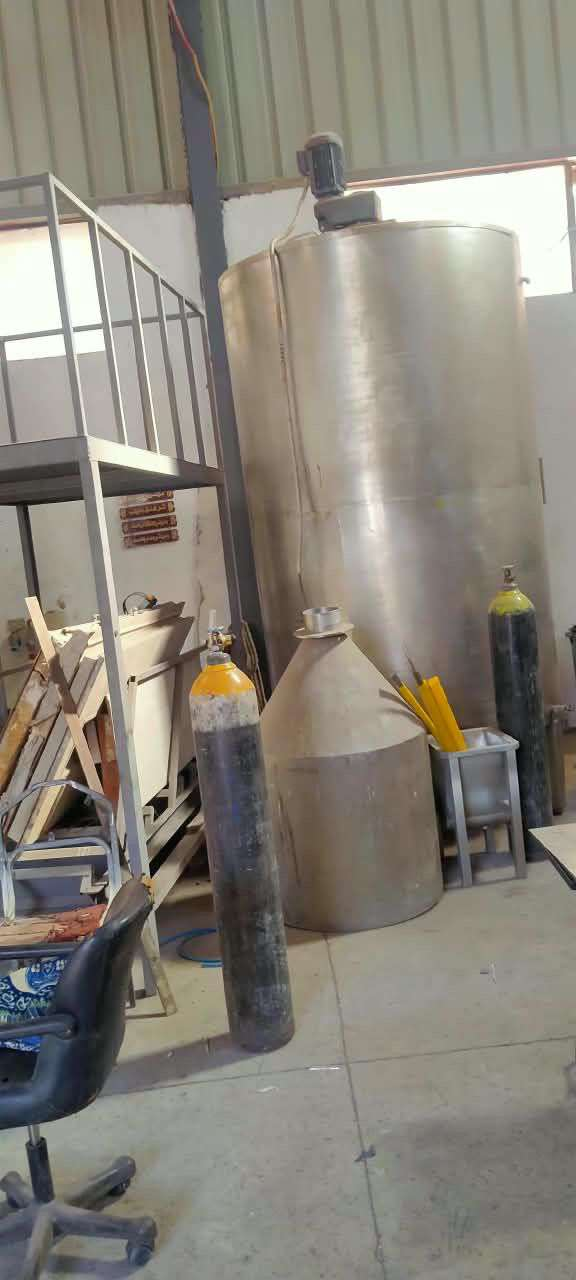
#> input picture extracted_raw/raw_01.jpg, 576 x 1280 px, found by its file name; its folder holds 4 pictures in this run
$ python clean_photos.py
#> lines starting #> are read from the running program, lines starting #| are printed output that depends on the picture
#> further down, im is the input picture: PIL image 576x1280 RGB; mean R, G, B 136.7, 131.6, 121.8
import os
from PIL import Image, ImageChops

raw_dir = r'C:\Users\seif\.gemini\antigravity\scratch\steel-technology\assets\extracted_raw'
out_dir = r'C:\Users\seif\.gemini\antigravity\scratch\steel-technology\assets\portfolio'
os.makedirs(out_dir, exist_ok=True)

# Unique curated pages from the 18-page Portfolio PDF + key workshop pages
target_pages = [
    1, 2, 3, 4, 5, 6, 7, 8, 9, 10, 11, 12, 13, 14, 15, 16, 17, 18, 19,
    20, 21, 22, 23, 24, 25, 26, 27, 29, 30, 31, 32, 33, 35, 37, 38,
    60, 69, 71, 72, 73
]

def trim_white_bars(im, threshold=242):
    """Trim pure/near-white letterbox borders from top/bottom/sides."""
#> called with threshold = 242
    w, h = im.size
#> w = 576; h = 1280
    rgb = im.convert('RGB')
    px = rgb.load()

    def is_white_row(y):
        non_white = 0
#> non_white = 0
        for x in range(0, w, 4):
            r, g, b = px[x, y]
            if r < threshold or g < threshold or b < threshold:
                non_white += 1
        return non_white <= (w // 4) * 0.04

    def is_white_col(x):
        non_white = 0
        for y in range(top, bottom + 1, 4):
            r, g, b = px[x, y]
            if r < threshold or g < threshold or b < threshold:
                non_white += 1
        return non_white <= ((bottom - top + 1) // 4) * 0.04

    top = 0
    while top < h - 10 and is_white_row(top):
        top += 1
#> after the loop, top = 0
    bottom = h - 1
#> bottom = 1279
    while bottom > top + 10 and is_white_row(bottom):
        bottom -= 1
#> after the loop, bottom = 1279

    left = 0
#> left = 0
    while left < w - 10 and is_white_col(left):
        left += 1
#> after the loop, left = 0
    right = w - 1
#> right = 575
    while right > left + 10 and is_white_col(right):
        right -= 1
#> after the loop, right = 575

    # Add 2px inward safety margin to avoid thin white fringe
    top = min(top + 2, bottom - 10)
#> top = 2
    bottom = max(bottom - 2, top + 10)
#> bottom = 1277
    left = min(left + 2, right - 10)
#> left = 2
    right = max(right - 2, left + 10)
#> right = 573
    return im.crop((left, top, right + 1, bottom + 1))
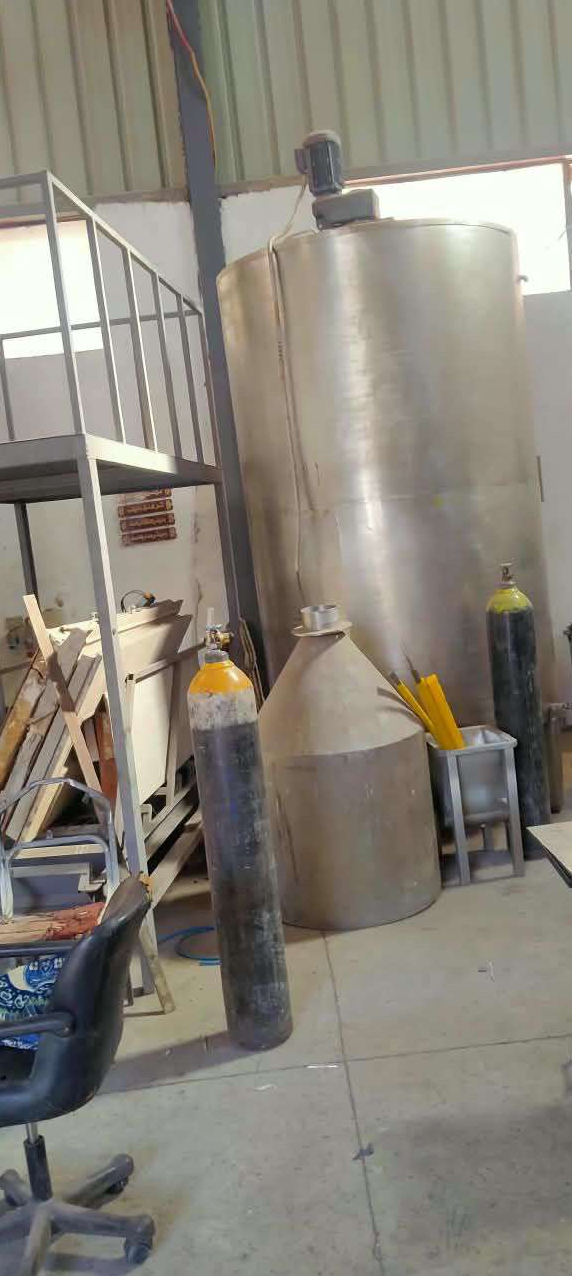
#> returned value: PIL image 572x1276 RGB; mean R, G, B 136.7, 131.6, 121.8

# Specific bottom crops (fraction of post-trim height to keep) to remove phone watermarks
# Pages 30, 31, 32, 33, 35, 37 have white Vivo V50 ZEISS bar at bottom
# Pages 21, 23 have Redmi Note 10 5G overlay text at bottom ~6%
# Page 22 has Scanned with CamScanner overlay in bottom-left ~10%
custom_bottom_crop = {
    21: 0.93,
    22: 0.88,
    23: 0.92,
    30: 0.90,
    31: 0.90,
    32: 0.90,
    33: 0.90,
    35: 0.90,
    37: 0.90,
}

# Page 5 has a tiny partial person's sleeve on the far right edge; trim 3% right if desired, or keep full
for p in target_pages:
    src = os.path.join(raw_dir, f'raw_{p:02d}.jpg')
    im = Image.open(src)
    im = trim_white_bars(im)
    if p in custom_bottom_crop:
        w, h = im.size
        im = im.crop((0, 0, w, int(h * custom_bottom_crop[p])))
        # Trim again in case Vivo white strip was slightly taller
        im = trim_white_bars(im)
    dst = os.path.join(out_dir, f'st_{p:02d}.jpg')
    im.save(dst, 'JPEG', quality=88, optimize=True)
    print(f'st_{p:02d}.jpg -> {im.size[0]}x{im.size[1]} ({os.path.getsize(dst)//1024} KB)')
#| st_01.jpg -> 572x1276 (116 KB)
#> pass 2 of the loop `for p in target_pages:`:
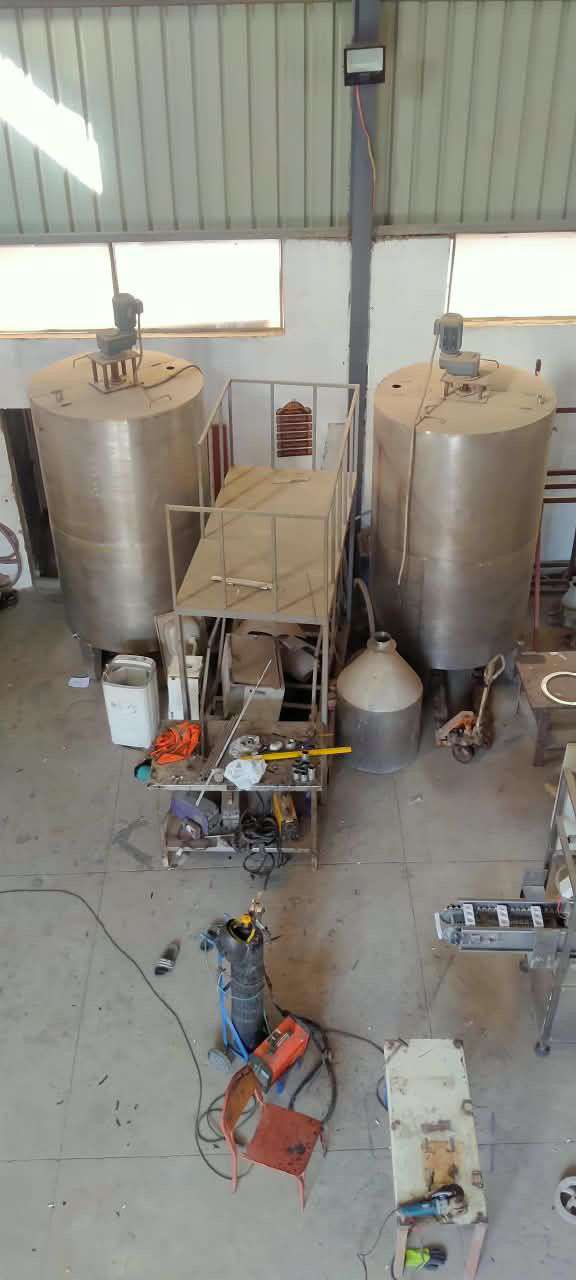
#> input picture extracted_raw/raw_02.jpg, 576 x 1280 px, found by its file name
#> im is the input picture: PIL image 576x1280 RGB; mean R, G, B 140, 136.8, 128.1
#> in trim_white_bars (call 2), `return im.crop((left, top, right + 1, bottom + 1))`:
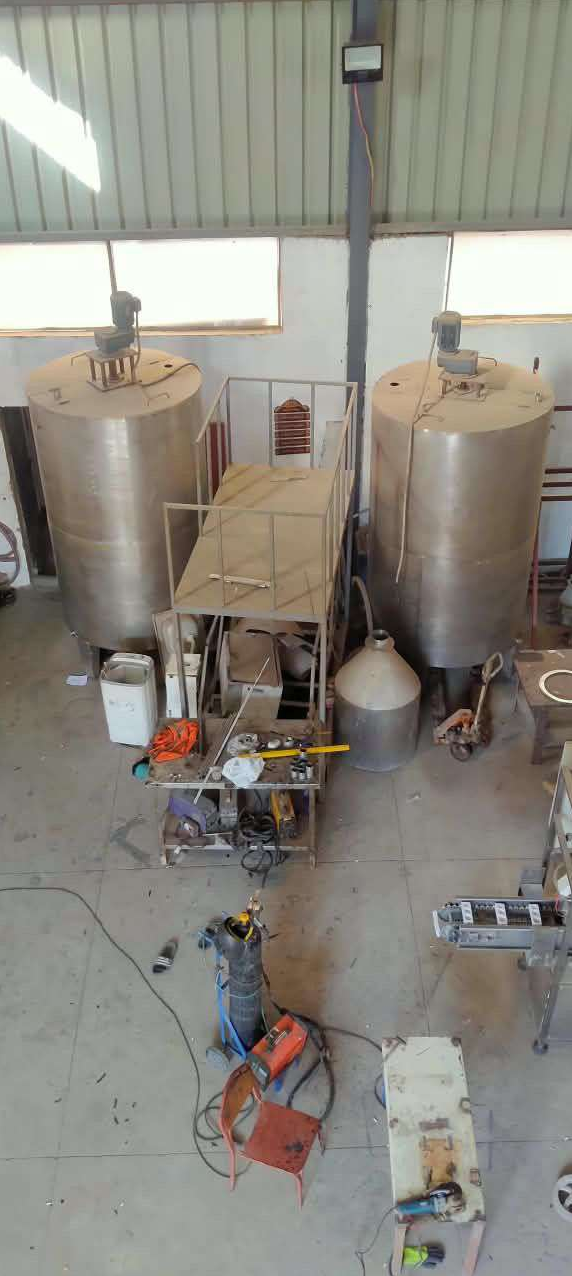
#> returned value: PIL image 572x1276 RGB; mean R, G, B 140, 136.7, 128
#| st_02.jpg -> 572x1276 (117 KB)
#> pass 3 of the loop `for p in target_pages:`:
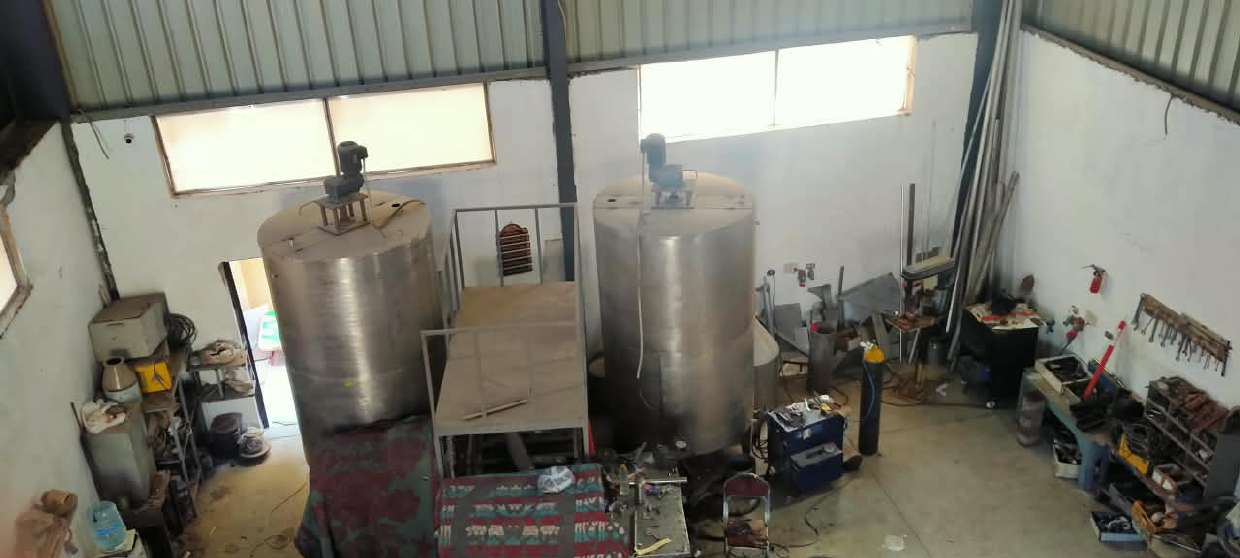
#> input picture extracted_raw/raw_03.jpg, 1240 x 558 px, found by its file name
#> im is the input picture: PIL image 1240x558 RGB; mean R, G, B 123, 121.4, 111.1
#> in trim_white_bars (call 3), `return im.crop((left, top, right + 1, bottom + 1))`:
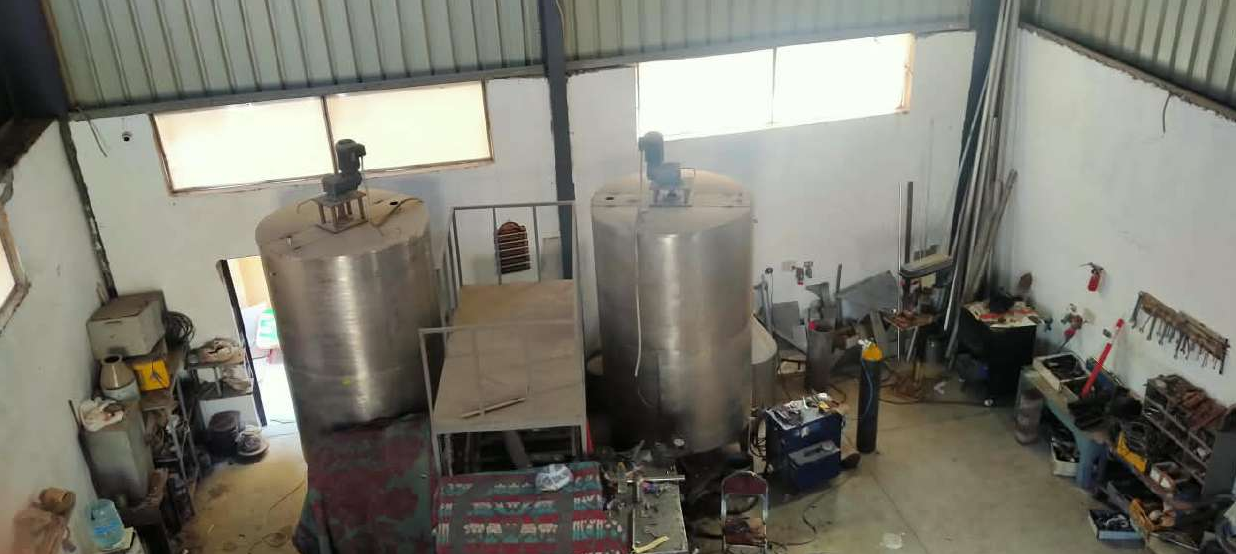
#> returned value: PIL image 1236x554 RGB; mean R, G, B 123.1, 121.5, 111.2
#| st_03.jpg -> 1236x554 (114 KB)
#> (the run stopped early here; a loop or call above may not have finished)
